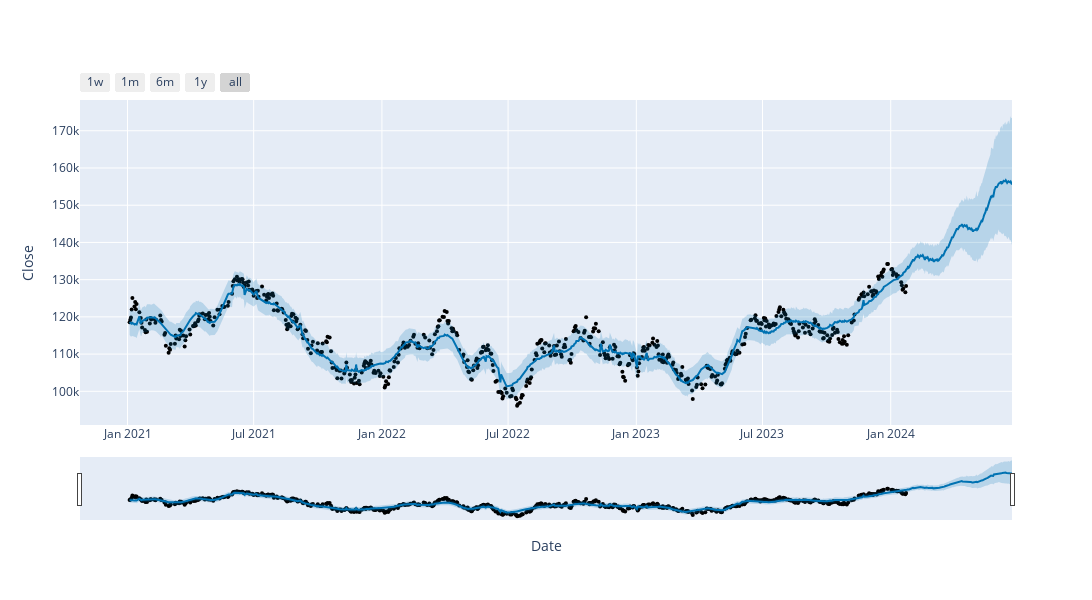

This figure's notebook cell:
### Code cell
plot_plotly(m, forecast, xlabel='Date', ylabel='Close', figsize=(1200, 600))

### Figure 1 — Plotly figure (JSON) as saved in the notebook; plotly's stock layout.template omitted (floating-point values rounded to 4 significant figures; data arrays with more than 128 entries replaced by an {"elided": "..."} marker saying what was removed)
{"data": [{"marker": {"color": "black", "size": 4}, "mode": "markers", "name": "Actual", "type": "scatter", "x": {"elided": "610 str values"}, "y": {"elided": "610 int values"}}, {"hoverinfo": "skip", "line": {"width": 0}, "mode": "lines", "type": "scatter", "x": {"elided": "762 str values"}, "y": {"elided": "762 float values"}}, {"fill": "tonexty", "fillcolor": "rgba(0, 114, 178, 0.2)", "line": {"color": "#0072B2", "width": 2}, "mode": "lines", "name": "Predicted", "type": "scatter", "x": {"elided": "762 str values"}, "y": {"elided": "762 float values"}}, {"fill": "tonexty", "fillcolor": "rgba(0, 114, 178, 0.2)", "hoverinfo": "skip", "line": {"width": 0}, "mode": "lines", "type": "scatter", "x": {"elided": "762 str values"}, "y": {"elided": "762 float values"}}], "layout": {"height": 600, "showlegend": false, "width": 1200, "xaxis": {"rangeselector": {"buttons": [{"count": 7, "label": "1w", "step": "day", "stepmode": "backward"}, {"count": 1, "label": "1m", "step": "month", "stepmode": "backward"}, {"count": 6, "label": "6m", "step": "month", "stepmode": "backward"}, {"count": 1, "label": "1y", "step": "year", "stepmode": "backward"}, {"step": "all"}]}, "rangeslider": {"visible": true}, "title": {"text": "Date"}, "type": "date"}, "yaxis": {"title": {"text": "Close"}}}}
